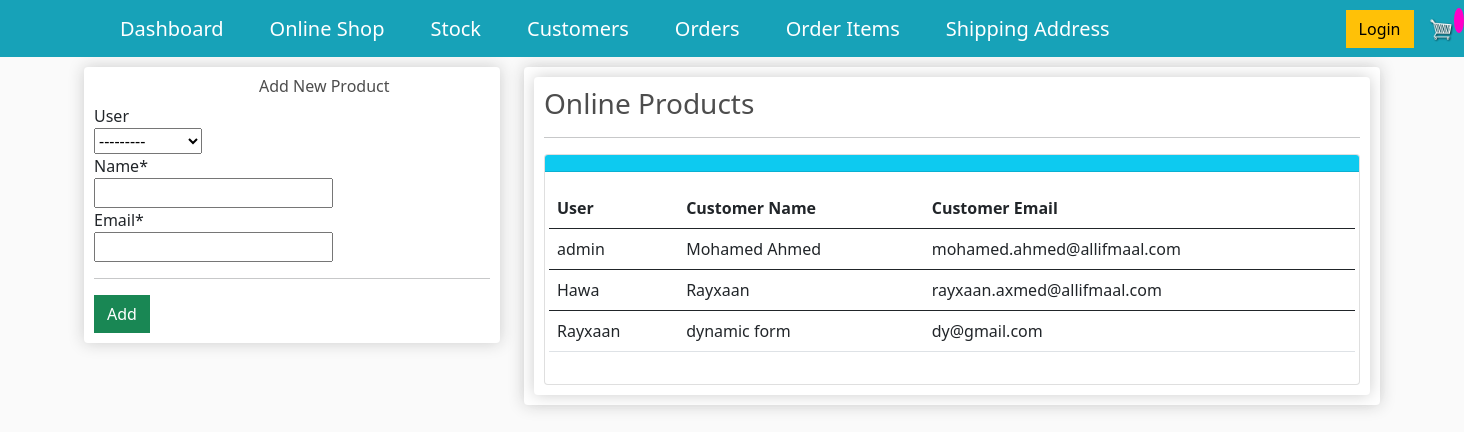
Screenshot of /customer_online/ with the database file from the repository.
### store/models.py (models this page shows, shortened)
class Customer(models.Model):
    user=models.OneToOneField(User, null=True, blank=True, on_delete=models.CASCADE)
    name = models.CharField(max_length=200, null=True)
    email = models.CharField(max_length=200)

### store/views.py (the view)
# urls.py: path('customer_online/', views.customer_online, name="customer_online"),
def customer_online(request):
    title="Allifmaal Online Stock"
    form=AddOnlineCustomerForm(request.POST or None)
    customers = Customer.objects.all()
    if form.is_valid():
        form.save()
        messages.success(request, 'Customer added successfully')
        return redirect('customer_online')
    context={
        "title": title,
        "form":form,
        "customers":customers,
        }
    return render(request,'store/customer_online.html',context)

### store/forms.py
class AddOnlineCustomerForm(forms.ModelForm): #the forms here is the one imported up there.
    class Meta:
        model = Customer
        fields = ["user",'name','email']

### store/templates/store/customer_online.html (shortened to what this page needs)
{% extends "store/main.html"%}
{% load crispy_forms_tags %}
{% load static %}
{% block content %}
<div class="row">
	<div class="col-lg-4">
		<div class="box-element" id="form-wrapper">
                <div id="user-info">
                <h6 style="padding-left:165px">Add New Product</h6>
                <form method='POST' action=''> {% csrf_token %}
                    {{form|crispy}}
                </div>
                <hr>
                <input id="form-button" class="btn btn-success btn-block" type="submit" value="Add">
		</div>
        <br>
	</div>
	<div class="col-lg-8">
		<div class="box-element">
            <div class="box-element">
        <h3>Online Products</h3>
        <hr>
            <div class="card">
                <div class="card-header bg-info text-white">
                </div>
                <div class="card-body">
                    <div class="row">
                       <table class="table table-hover">
                        <thead>
                          <tr>
                            <th scope="col">User</th>
                            <th scope="col">Customer Name</th>
                            <th scope="col">Customer Email</th>
                          </tr>
                        </thead>
                        <tbody>
                            {% for customer in customers %}
                            <tr>
                            <td>{{customer.user}}</td>
                            <td>{{customer.name}}</td>
                            <td>{{customer.email}}</td>
                          </tr>
                        </tbody>
                        {% endfor %}
                      </table>
                </div>
            </div>
        </div>
            </div>
		</div>
	</div>
</div>
{% endblock %}

### store/static/css/main.css (style rules this page uses)
body { background-color: hsl(0, 0%, 98%); }
h1,h2,h3,h4,h5,h6 { color:hsl(0, 0%, 30%); }
.box-element { box-shadow:hsl(0, 0%, 80%) 0 0 16px; background-color: #fff; border-radius: 4px; padding: 10px; }
.col-lg-4, .col-lg-6, .col-lg-8, .col-lg-12 { margin-top: 10px; }
.btn { border-radius: 0; }

### rows the page displays
Customer: user "admin", name "Mohamed Ahmed", email "mohamed.ahmed@allifmaal.com"
Customer: user "Hawa", name "Rayxaan", email "rayxaan.axmed@allifmaal.com"
Customer: user "Rayxaan", name "dynamic form", email "dy@gmail.com"
